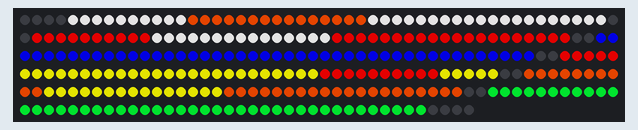
Simulated run of this sketch. Board: Arduino Uno, built with avr-gcc and run on an emulated ATmega328P. Shown: 288 RGB LEDs in strip order, left to right, continuing on the next row. Dim RGB values are drawn brighter than linear.

Above: at 0.1 s.
At 2.1 s:
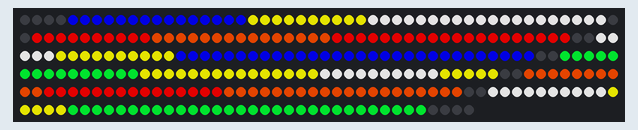
At 4.2 s:
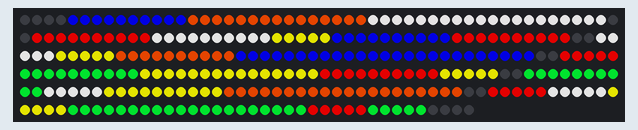
At 7.8 s:
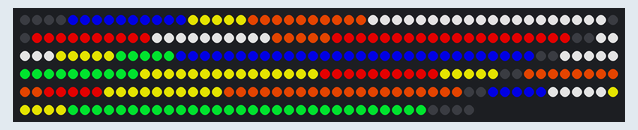
At 11.4 s:
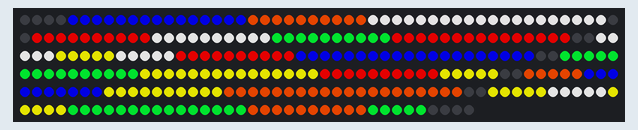
At 16.0 s:
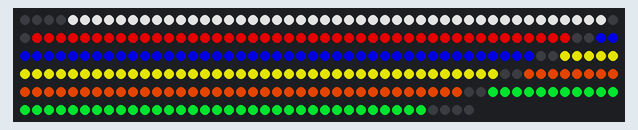

Measured:
- by itself, everything shown: repeats every 18.5 s, in 32 steps
- what the display in image 1 shows lasts 0.5 s, from 2.1 s to 2.6 s
- what the display in image 5 shows lasts 2.5 s, from 16.0 s to 18.5 s

The sketch:

rubiks_cube_identity.ino
```cpp
#include <Adafruit_NeoPixel.h>

//arduino output pin
#define PIN            2
//number of px in total in the strip
#define NUMPIXELS      288

#define OFFSET         4
#define PADDING        2
#define WIDTH          5

// you may need to modify the below if your strip is setup different to mine
Adafruit_NeoPixel pixels = Adafruit_NeoPixel(NUMPIXELS, PIN, NEO_GRB + NEO_KHZ800);

int c[54] = {
    0,0,0,0,0,0,0,0,0,
    1,1,1,1,1,1,1,1,1,
    2,2,2,2,2,2,2,2,2,
    3,3,3,3,3,3,3,3,3,
    4,4,4,4,4,4,4,4,4,
    5,5,5,5,5,5,5,5,5
};

uint32_t colors[6] = {
    0xaaaaaa, //w
    0xaa0000, //r
    0x0000aa, //b
    0xaaaa00, //y
    0xaa3300, //o
    0x00aa22 //g
};

int t = 0;

void f(int *c, int *c1) {
    c1[20] = c[36];
    c1[21] = c[37];
    c1[22] = c[38];

    c1[36] = c[51];
    c1[37] = c[52];
    c1[38] = c[45];

    c1[13] = c[20];
    c1[14] = c[21];
    c1[15] = c[22];

    c1[45] = c[15];
    c1[51] = c[13];
    c1[52] = c[14];

    rotateSide(c, c1, 0);
}
void b(int *c, int *c1) {
    c1[9] = c[47];
    c1[10] = c[48];
    c1[11] = c[49];
    c1[18] = c[11];
    c1[24] = c[9];
    c1[25] = c[10];
    c1[40] = c[24];
    c1[41] = c[25];
    c1[42] = c[18];
    c1[47] = c[40];
    c1[48] = c[41];
    c1[49] = c[42];
    rotateSide(c, c1, 27);
}
void u(int *c, int *c1) {
    c1[0] = c[45];
    c1[1] = c[46];
    c1[2] = c[47];
    c1[18] = c[0];
    c1[19] = c[1];
    c1[20] = c[2];
    c1[27] = c[18];
    c1[28] = c[19];
    c1[29] = c[20];
    c1[45] = c[27];
    c1[46] = c[28];
    c1[47] = c[29];
    rotateSide(c, c1, 9);
}
void d(int *c, int *c1) {
    c1[4] = c[22];
    c1[5] = c[23];
    c1[6] = c[24];
    c1[22] = c[31];
    c1[23] = c[32];
    c1[24] = c[33];
    c1[31] = c[49];
    c1[32] = c[50];
    c1[33] = c[51];
    c1[49] = c[4];
    c1[50] = c[5];
    c1[51] = c[6];
    rotateSide(c, c1, 36);
}
void l(int *c, int *c1) {
    c1[0] = c[9];
    c1[6] = c[15];
    c1[7] = c[16];
    c1[9] = c[31];
    c1[15] = c[29];
    c1[16] = c[30];
    c1[29] = c[42];
    c1[30] = c[43];
    c1[31] = c[36];
    c1[36] = c[0];
    c1[42] = c[6];
    c1[43] = c[7];
    rotateSide(c, c1, 18);
}
void r(int *c, int *c1) {
    c1[2] = c[38];
    c1[3] = c[39];
    c1[4] = c[40];
    c1[11] = c[2];
    c1[12] = c[3];
    c1[13] = c[4];
    c1[27] = c[13];
    c1[33] = c[11];
    c1[34] = c[12];
    c1[38] = c[33];
    c1[39] = c[34];
    c1[40] = c[27];
    rotateSide(c, c1, 45);
}

void rotateSide(int *c, int *c1, int o) {
  c[o] = c1[o + 6];
  c[o + 1] = c1[o + 7];
  c[o + 2] = c1[o];
  c[o + 3] = c1[o + 1];
  c[o + 4] = c1[o + 2];
  c[o + 5] = c1[o + 3];
  c[o + 6] = c1[o + 4];
  c[o + 7] = c1[o + 5];
}

void setup() {
  pixels.begin();
}

void loop() {

  char pattern[] = "rrruuurrrfffufuuurrrfrfffuuuruur";
  //frame counter
  t = t + 1;
  if (t == strlen(pattern)) {
    t = 0;
  }

  int c1[54] = {};
  memcpy(c1, c, sizeof(c));
  char cur = pattern[t];

  //could probably use function pointers here but i'm not good at c
  if(cur == 'r') {
    r(c1, c);
  } else if (cur == 'u') {
    u(c1, c);
  } else if(cur = 'f') {
    f(c1, c);
  }

  for (int i=0; i<6; i++) {
    for(int j=0;j<9;j++) {
      int colorIdx = c[i * 9 + j];
      for(int k=0;k<WIDTH;k++) {
        pixels.setPixelColor(OFFSET + (i * PADDING) + (i * 9 * WIDTH) + (j * WIDTH) + k, colors[colorIdx]);
      }
    }
  }

  pixels.show();

  delay(500);
  //pause once we've arrived back at the 'solved' state
  if(t == 0) {
     delay(2000);
  }
}
```
